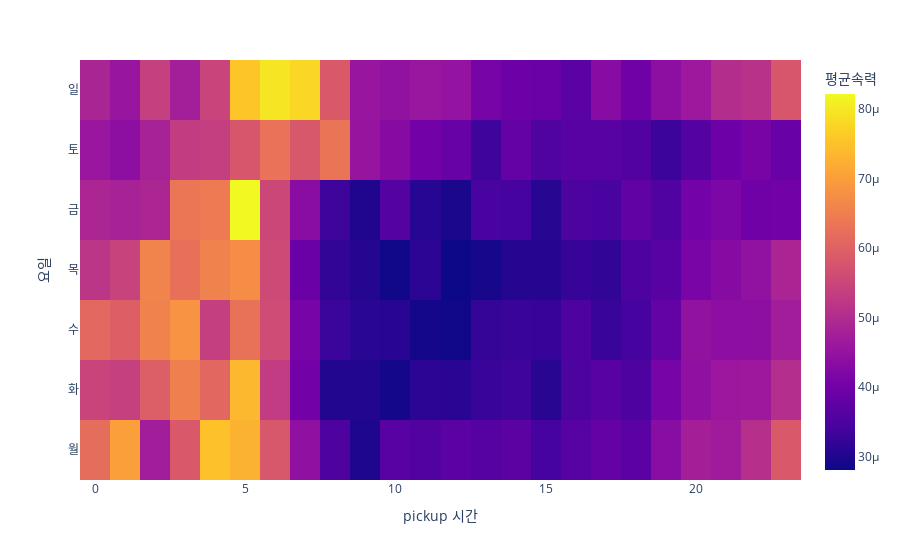

Notebook source saved alongside this figure:
### Code cell
tidydata = df.pivot_table(
    index = 'pickup_hour',
    columns = 'dayofweek',
    values = 'speed',
    aggfunc = 'mean'
).stack().reset_index().rename({0:'speed_mean'},axis=1).sort_values(by='dayofweek')\
.assign(dayofweek=lambda x: x['dayofweek'].map({0: '월', 1: '화', 2: '수', 3: '목', 4: '금', 5: '토', 6: '일'}))
fig1 = px.density_heatmap(
    data_frame=tidydata,
    x='pickup_hour',
    y='dayofweek',
    z='speed_mean',
    nbinsx=24,
    nbinsy=7,
    height=300,
    labels={
        'pickup_hour': 'pickup 시간',
        'dayofweek': '요일',
    },
)
fig1.layout.coloraxis.colorbar.title = '평균속력'
fig1

### Figure 1 — Plotly figure (JSON) as saved in the notebook; plotly's stock layout.template omitted (floating-point values rounded to 4 significant figures; data arrays with more than 128 entries replaced by an {"elided": "..."} marker saying what was removed)
{"data": [{"coloraxis": "coloraxis", "histfunc": "sum", "hovertemplate": "pickup 시간=%{x}<br>요일=%{y}<br>sum of speed_mean=%{z}<extra></extra>", "name": "", "nbinsx": 24, "nbinsy": 7, "type": "histogram2d", "x": {"elided": "168 int values"}, "xaxis": "x", "xbingroup": "x", "y": {"elided": "168 str values"}, "yaxis": "y", "ybingroup": "y", "z": {"elided": "168 float values"}}], "layout": {"autosize": true, "coloraxis": {"colorbar": {"title": {"text": "평균속력"}}, "colorscale": [[0, "#0d0887"], [0.1111, "#46039f"], [0.2222, "#7201a8"], [0.3333, "#9c179e"], [0.4444, "#bd3786"], [0.5556, "#d8576b"], [0.6667, "#ed7953"], [0.7778, "#fb9f3a"], [0.8889, "#fdca26"], [1, "#f0f921"]]}, "legend": {"tracegroupgap": 0}, "margin": {"t": 60}, "xaxis": {"anchor": "y", "autorange": true, "domain": [0, 1], "range": [-0.5, 23.5], "title": {"text": "pickup 시간"}, "type": "linear"}, "yaxis": {"anchor": "x", "autorange": true, "domain": [0, 1], "range": [-0.5, 6.5], "title": {"text": "요일"}, "type": "category"}}}
